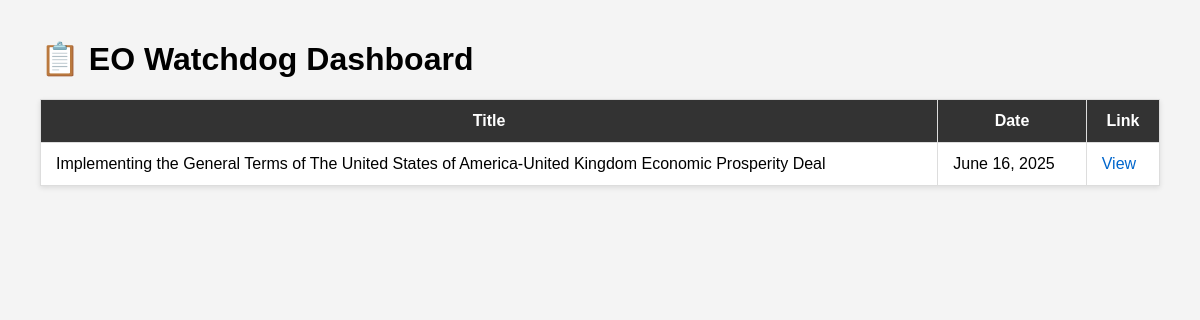
The app's page /dashboard, older data.
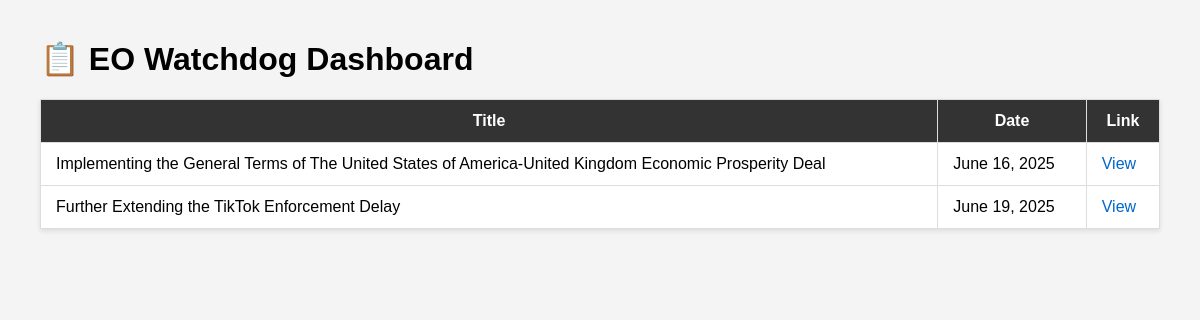
The same page, newer data.
### tables this page shows
CREATE TABLE executive_orders (
    id INTEGER PRIMARY KEY AUTOINCREMENT,
    title TEXT,
    date TEXT,
    url TEXT
);

### app.py (the view)
@app.route("/dashboard")
def dashboard():
    import sqlite3
    conn = sqlite3.connect(db_path)
    cursor = conn.cursor()
    cursor.execute("SELECT title, date, url FROM executive_orders")
    alerts = cursor.fetchall()
    conn.close()
    return render_template("dashboard.html", alerts=alerts)

### templates/dashboard.html (shortened to what this page needs)
<!DOCTYPE html>
<html lang="en">
<head>
    <link rel="stylesheet" href="{{ url_for('static', filename='style.css') }}">
</head>
<body>
    <h1>📋 EO Watchdog Dashboard</h1>
    <table>
        <thead>
            <tr>
                <th>Title</th>
                <th>Date</th>
                <th>Link</th>
            </tr>
        </thead>
        <tbody>
            {% for row in alerts %}
            <tr>
                <td>{{ row[0] }}</td>
                <td>{{ row[1] }}</td>
                <td><a href="{{ row[2] }}" target="_blank">View</a></td>
            </tr>
            {% endfor %}
        </tbody>
    </table>
</body>
</html>

Row changes from the older to the newer data that the page shows:
added executive_orders: title "Further Extending the TikTok Enforcement Delay", date "June 19, 2025"
